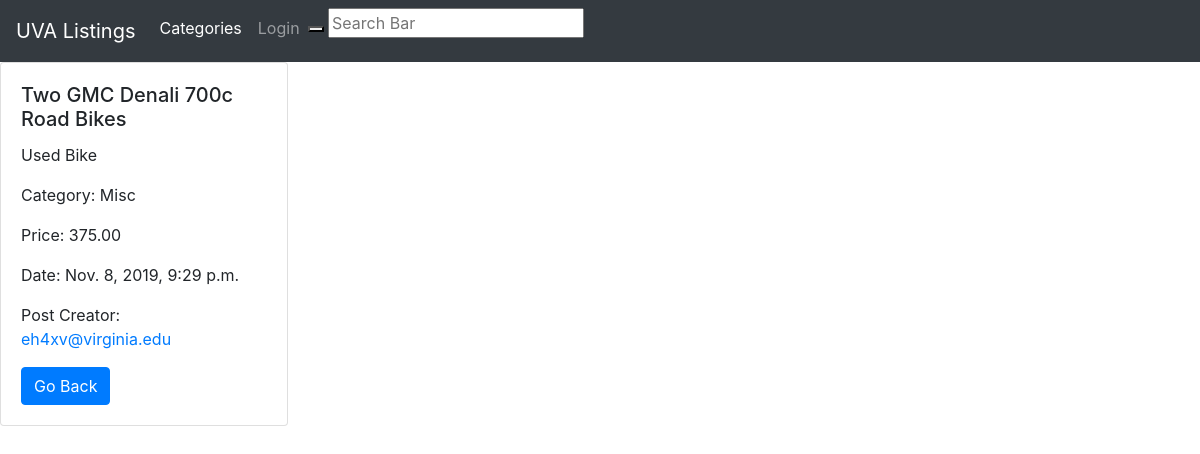
The app's page /posts/1/ with its own data.
### posts/models.py (models this page shows, shortened)
class Post(models.Model):
    titleText = models.CharField(max_length=200)
    description = models.CharField(max_length=200)
    creation_date = models.DateTimeField(auto_now=True)
    Electronics = 'Electronics'
    Services = 'Services'
    Miscellaneous = 'Misc'
    Housing = 'Housing'
    Food = 'Food'
    Community = 'Community'
    Textbooks = 'Textbooks'
    Tutoring = 'Tutoring'
    Clothes = 'Clothes'
    CategoryChoices = [
        (Electronics, 'Electronics'),
        (Services, 'Services'),
        (Miscellaneous, 'Miscellaneous'),
        (Housing, 'Housing'),
        (Food, 'Food'),
        (Community, 'Community'),
        (Textbooks, 'Textbooks'),
        (Tutoring, 'Tutoring'),
        (Clothes, 'Clothes'),
    ]
    category = models.CharField(max_length=200, choices=CategoryChoices, default=Miscellaneous)
    price = models.DecimalField(max_digits=6, decimal_places=2)
    user = models.ForeignKey(User, on_delete=models.CASCADE, default=Default_id)

### posts/views.py (the view)
# urls.py: path('<int:pk>/', views.PostDetailView.as_view(), name='detail'),
class PostDetailView(generic.DetailView):
    model = Post
    template_name = 'posts/detail.html'
    def get_queryset(self):
        return Post.objects.filter(creation_date__lte=timezone.now())

### posts/templates/posts/detail.html
{% include "header.html" %}
<div class="card" style="width: 18rem;">
    <div class="card-body">
      <h5 class="card-title">{{ post.titleText }}</h5>
      <p class="card-text">{{ post.description }}</p>
      <p class="card-text">Category: {{ post.category }}</p>
      <p class="card-text">Price: {{ post.price }}</p>
      <p class="card-text">Date: {{ post.creation_date }}</p>
      <p class="card-text"> Post Creator: <a href= "mailto: {{post.user.email}}">{{post.user.email}}</a></p>
      <a href="/posts" class="btn btn-primary">Go Back</a>
    </div>
  </div>

### records on screen
Post: titleText "Two GMC Denali 700c Road Bikes", description "Used Bike", category "Misc", price "375.00", creation_date "Nov. 8, 2019, 9:29 p.m.", user.email "eh4xv@virginia.edu"
